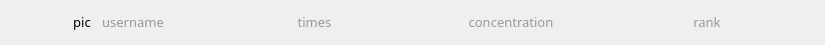
<?xml version="1.0" encoding="UTF-8"?>
<ui version="4.0">
 <class>CourseAnalysisRankItemWidget</class>
 <widget class="QWidget" name="CourseAnalysisRankItemWidget">
  <property name="geometry">
   <rect>
    <x>0</x>
    <y>0</y>
    <width>825</width>
    <height>45</height>
   </rect>
  </property>
  <property name="windowTitle">
   <string>Form</string>
  </property>
  <property name="styleSheet">
   <string notr="true">background: none;
border: none</string>
  </property>
  <layout class="QGridLayout" name="gridLayout">
   <property name="leftMargin">
    <number>20</number>
   </property>
   <property name="topMargin">
    <number>5</number>
   </property>
   <property name="rightMargin">
    <number>20</number>
   </property>
   <property name="bottomMargin">
    <number>5</number>
   </property>
   <property name="spacing">
    <number>0</number>
   </property>
   <item row="0" column="1" rowspan="2">
    <widget class="QLabel" name="times_text">
     <property name="sizePolicy">
      <sizepolicy hsizetype="Expanding" vsizetype="Fixed">
       <horstretch>0</horstretch>
       <verstretch>0</verstretch>
      </sizepolicy>
     </property>
     <property name="minimumSize">
      <size>
       <width>0</width>
       <height>0</height>
      </size>
     </property>
     <property name="maximumSize">
      <size>
       <width>16777215</width>
       <height>16777215</height>
      </size>
     </property>
     <property name="font">
      <font>
       <family>微软雅黑</family>
       <pointsize>10</pointsize>
      </font>
     </property>
     <property name="styleSheet">
      <string notr="true">color: #999999;</string>
     </property>
     <property name="text">
      <string>times</string>
     </property>
     <property name="alignment">
      <set>Qt::AlignCenter</set>
     </property>
    </widget>
   </item>
   <item row="0" column="2" rowspan="2">
    <widget class="QLabel" name="concentration_text">
     <property name="sizePolicy">
      <sizepolicy hsizetype="Expanding" vsizetype="Fixed">
       <horstretch>0</horstretch>
       <verstretch>0</verstretch>
      </sizepolicy>
     </property>
     <property name="minimumSize">
      <size>
       <width>0</width>
       <height>0</height>
      </size>
     </property>
     <property name="maximumSize">
      <size>
       <width>16777215</width>
       <height>16777215</height>
      </size>
     </property>
     <property name="font">
      <font>
       <family>微软雅黑</family>
       <pointsize>10</pointsize>
      </font>
     </property>
     <property name="styleSheet">
      <string notr="true">color: #999999;</string>
     </property>
     <property name="text">
      <string>concentration</string>
     </property>
     <property name="alignment">
      <set>Qt::AlignCenter</set>
     </property>
    </widget>
   </item>
   <item row="0" column="0" rowspan="2">
    <widget class="QFrame" name="frame">
     <property name="sizePolicy">
      <sizepolicy hsizetype="Expanding" vsizetype="Preferred">
       <horstretch>0</horstretch>
       <verstretch>0</verstretch>
      </sizepolicy>
     </property>
     <property name="frameShape">
      <enum>QFrame::StyledPanel</enum>
     </property>
     <property name="frameShadow">
      <enum>QFrame::Raised</enum>
     </property>
     <layout class="QHBoxLayout" name="horizontalLayout">
      <property name="spacing">
       <number>0</number>
      </property>
      <property name="leftMargin">
       <number>0</number>
      </property>
      <property name="topMargin">
       <number>0</number>
      </property>
      <property name="rightMargin">
       <number>0</number>
      </property>
      <property name="bottomMargin">
       <number>0</number>
      </property>
      <item>
       <spacer name="horizontalSpacer">
        <property name="orientation">
         <enum>Qt::Horizontal</enum>
        </property>
        <property name="sizeHint" stdset="0">
         <size>
          <width>40</width>
          <height>20</height>
         </size>
        </property>
       </spacer>
      </item>
      <item>
       <widget class="QLabel" name="user_pic">
        <property name="minimumSize">
         <size>
          <width>20</width>
          <height>20</height>
         </size>
        </property>
        <property name="maximumSize">
         <size>
          <width>20</width>
          <height>20</height>
         </size>
        </property>
        <property name="font">
         <font>
          <family>微软雅黑</family>
          <pointsize>10</pointsize>
         </font>
        </property>
        <property name="text">
         <string>pic</string>
        </property>
        <property name="scaledContents">
         <bool>true</bool>
        </property>
        <property name="alignment">
         <set>Qt::AlignCenter</set>
        </property>
       </widget>
      </item>
      <item>
       <spacer name="horizontalSpacer_3">
        <property name="orientation">
         <enum>Qt::Horizontal</enum>
        </property>
        <property name="sizeType">
         <enum>QSizePolicy::Fixed</enum>
        </property>
        <property name="sizeHint" stdset="0">
         <size>
          <width>10</width>
          <height>20</height>
         </size>
        </property>
       </spacer>
      </item>
      <item>
       <widget class="QLabel" name="username_text">
        <property name="sizePolicy">
         <sizepolicy hsizetype="Fixed" vsizetype="Fixed">
          <horstretch>0</horstretch>
          <verstretch>0</verstretch>
         </sizepolicy>
        </property>
        <property name="minimumSize">
         <size>
          <width>0</width>
          <height>0</height>
         </size>
        </property>
        <property name="maximumSize">
         <size>
          <width>16777215</width>
          <height>16777215</height>
         </size>
        </property>
        <property name="font">
         <font>
          <family>微软雅黑</family>
          <pointsize>10</pointsize>
         </font>
        </property>
        <property name="styleSheet">
         <string notr="true">color: #999999;</string>
        </property>
        <property name="text">
         <string>username</string>
        </property>
        <property name="alignment">
         <set>Qt::AlignCenter</set>
        </property>
       </widget>
      </item>
      <item>
       <spacer name="horizontalSpacer_2">
        <property name="orientation">
         <enum>Qt::Horizontal</enum>
        </property>
        <property name="sizeHint" stdset="0">
         <size>
          <width>40</width>
          <height>20</height>
         </size>
        </property>
       </spacer>
      </item>
     </layout>
    </widget>
   </item>
   <item row="0" column="3" rowspan="2">
    <widget class="QLabel" name="rank_text">
     <property name="sizePolicy">
      <sizepolicy hsizetype="Expanding" vsizetype="Fixed">
       <horstretch>0</horstretch>
       <verstretch>0</verstretch>
      </sizepolicy>
     </property>
     <property name="minimumSize">
      <size>
       <width>0</width>
       <height>0</height>
      </size>
     </property>
     <property name="maximumSize">
      <size>
       <width>16777215</width>
       <height>16777215</height>
      </size>
     </property>
     <property name="font">
      <font>
       <family>微软雅黑</family>
       <pointsize>10</pointsize>
      </font>
     </property>
     <property name="styleSheet">
      <string notr="true">color: #999999;</string>
     </property>
     <property name="text">
      <string>rank</string>
     </property>
     <property name="alignment">
      <set>Qt::AlignCenter</set>
     </property>
    </widget>
   </item>
  </layout>
 </widget>
 <resources/>
 <connections/>
</ui>
